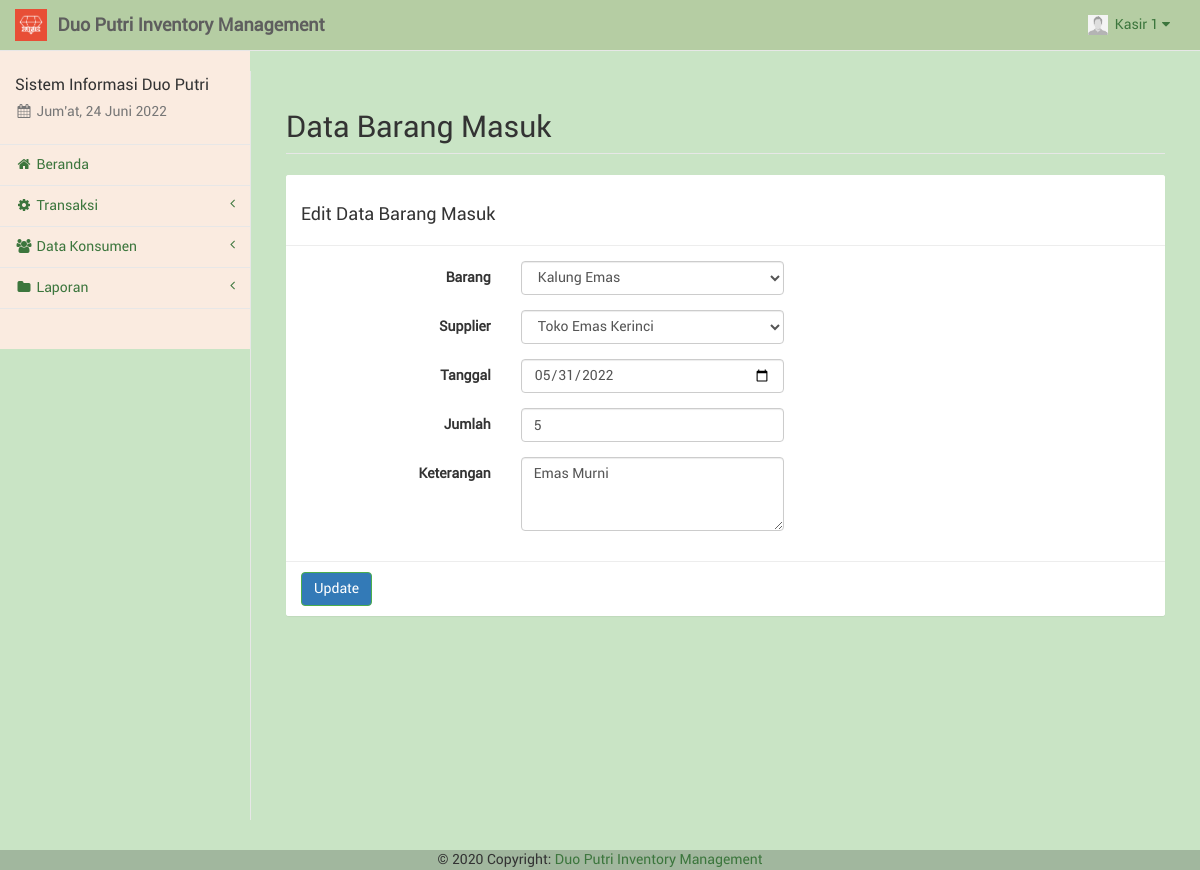
The app's page /kasir/trxbarang_edit.php?trx=21453624062022 (signed in) with its own data.
### tables this page shows
CREATE TABLE `kasir` (
  `id_kasir` int(11) NOT NULL,
  `nama_kasir` varchar(50) NOT NULL,
  `telp_kasir` varchar(20) NOT NULL,
  `user_kasir` varchar(50) NOT NULL,
  `pass_kasir` varchar(100) NOT NULL,
  `foto_kasir` text NOT NULL,
  `id_adm` int(11) NOT NULL
);

CREATE TABLE `trxbarang` (
  `id_trxbrg` varchar(20) NOT NULL,
  `tgl_trxbrg` date NOT NULL,
  `id_brg` int(11) NOT NULL,
  `id_spl` int(11) NOT NULL,
  `jml_brg` int(11) NOT NULL,
  `ket_trxbrg` text NOT NULL
);

### kasir/sess_check.php (called while the page is built, shortened)
<?php
	$chk_sess = $_SESSION['kasir'];
	include("dist/config/koneksi.php");
	$sql_sess = "SELECT * FROM kasir WHERE id_kasir='". $chk_sess ."'";
	$ress_sess = mysqli_query($conn, $sql_sess);
	$row_sess = mysqli_fetch_array($ress_sess);
	$sess_kasirname = $row_sess['nama_kasir'];
	$sess_kasirfoto = $row_sess['foto_kasir'];
?>

### kasir/trxbarang_edit.php (the view, shortened to what this page needs)
<?php
include("sess_check.php");
if (isset($_GET['trx'])) {
	$sql = "SELECT trxbarang.*, barangjasa.*, supplier.* FROM trxbarang, barangjasa, supplier
				WHERE trxbarang.id_brg=barangjasa.id_brg AND trxbarang.id_spl=supplier.id_spl AND trxbarang.id_trxbrg='" . $_GET['trx'] . "'";
	$ress = mysqli_query($conn, $sql);
	$data = mysqli_fetch_array($ress);
}
$pagedesc = "Barang Masuk";
$menuparent = "barang";
include("layout_top.php");
?>
<div id="page-wrapper" style="background-color: #C9E4C5;">
	<div class="container-fluid">
		<div class="row">
			<div class="col-lg-12">
				<h1 class="page-header">Data Barang Masuk</h1>
			</div>
		</div>
		<div class="row">
			<div class="col-lg-12"><?php include("layout_alert.php"); ?></div>
		</div>
		<div class="row">
			<div class="col-lg-12">
				<form class="form-horizontal" action="trxbarang_update.php" method="POST" enctype="multipart/form-data">
					<div class="panel panel-default">
						<div class="panel-heading">
							<h3>Edit Data Barang Masuk</h3>
						</div>
						<div class="panel-body">
							<div class="form-group">
								<label class="control-label col-sm-3">Barang</label>
								<div class="col-sm-4">
									<select class="form-control" name="brg" required>
										<?php
										$mySql = "SELECT * FROM barangjasa WHERE jenis='barang' ORDER BY nama ASC";
										$myQry = mysqli_query($conn, $mySql);
										$dataBrg = $result['id_brg'];
										while ($Brg = mysqli_fetch_array($myQry)) {
											if ($Brg['id_brg'] == $dataBrg) {
												$cek = " selected";
											} else {
												$cek = "";
											}
											echo "<option value='$Brg[id_brg]' $cek>" . $Brg[nama] . "</option>";
										}
										?>
									</select>
								</div>
							</div>
							<div class="form-group">
								<label class="control-label col-sm-3">Supplier</label>
								<div class="col-sm-4">
									<select class="form-control" name="spl" required>
										<?php
										$mySpl = "SELECT * FROM supplier ORDER BY nama_spl ASC";
										$myQrys = mysqli_query($conn, $mySpl);
										$dataSpl = $res['id_spl'];
										while ($Spl = mysqli_fetch_array($myQrys)) {
											if ($Spl['id_spl'] == $dataSpl) {
												$cek = " selected";
											} else {
												$cek = "";
											}
											echo "<option value='$Spl[id_spl]' $cek>" . $Spl[nama_spl] . "</option>";
										}
										?>
									</select>
								</div>
							</div>
							<div class="form-group">
								<label class="control-label col-sm-3">Tanggal</label>
								<div class="col-sm-4">
									<input type="date" name="tgl" class="form-control" placeholder="Tanggal" value="<?php echo $data['tgl_trxbrg']; ?>" required>
								</div>
							</div>
							<div class="form-group">
								<label class="control-label col-sm-3">Jumlah</label>
								<div class="col-sm-4">
									<input type="number" name="jml" min="0" class="form-control" placeholder="Jumlah" value="<?php echo $data['jml_brg'] ?>" required>
								</div>
							</div>
							<div class="form-group">
								<label class="control-label col-sm-3">Keterangan</label>
								<div class="col-sm-4">
									<textarea name="keterangan" class="form-control" placeholder="Keterangan" rows="3" required><?php echo $data['ket_trxbrg']; ?></textarea>
								</div>
							</div>
						</div>
						<div class="panel-footer">
							<button type="submit" name="perbarui" class="btn btn-success">Update</button>
						</div>
					</div>
				</form>
			</div>
		</div>
	</div>
</div>
<?php
include("layout_bottom.php");
?>

### kasir/layout_top.php (shortened to what this page needs)
<?php
$haries = array("Sunday" => "Minggu", "Monday" => "Senin", "Tuesday" => "Selasa", "Wednesday" => "Rabu", "Thursday" => "Kamis", "Friday" => "Jum'at", "Saturday" => "Sabtu");
$bulans = array("", "Januari", "Februari", "Maret", "April", "Mei", "Juni", "Juli", "Agustus", "September", "Oktober", "November", "Desember");
$hari_ini = $haries[date("l")];
$bulan_ini = $bulans[date("n")];
$tanggal = date("d");
$tahun = date("Y");
?>
<!DOCTYPE html>
<html lang="en">
<head>
	<link href="libs/bootstrap/dist/css/bootstrap.min.css" rel="stylesheet">
	<link href="libs/metisMenu/dist/metisMenu.min.css" rel="stylesheet">
	<link href="libs/datatables-plugins/integration/bootstrap/3/dataTables.bootstrap.css" rel="stylesheet">
	<link href="libs/datatables-responsive/css/dataTables.responsive.css" rel="stylesheet">
	<link href="dist/css/sb-admin-2.css" rel="stylesheet">
	<link href="dist/css/offline-font.css" rel="stylesheet">
	<link href="dist/css/custom.css" rel="stylesheet">
	<link href="libs/font-awesome/css/font-awesome.min.css" rel="stylesheet" type="text/css">
</head>
<body style="background-color: #C9E4C5 ;">
	<div id="wrapper" style="background-color: #C9E4C5;">
		<nav class="navbar navbar-default navbar-static-top" style="background-color: #B5CDA3 ;" role="navigation" style="margin-bottom: 0">
			<div class="navbar-header">
				<a class="navbar-brand hidden-xs" href="index.php">
					<img src="foto/logo.png" alt="brand" width="32" class="float-left image-brand">
					<div class="float-right">&nbsp;<strong>Duo Putri Inventory Management</strong></div>
				</a>
			</div>
			<ul class="nav navbar-top-links navbar-right">
				<li class="dropdown dropdown-right">
					<a class="dropdown-toggle" data-toggle="dropdown" href="#">
						<img src="../foto/<?php echo $sess_kasirfoto; ?>" width="20px" height="20px" padding="0px">&nbsp;&nbsp;<?php echo ucfirst($sess_kasirname); ?>&nbsp;<i class="fa fa-caret-down"></i>
					</a>
				</li>
			</ul>
			<div class="navbar-default sidebar" role="navigation" style="background-color: #FAEBE0;">
				<div class="sidebar-nav navbar-collapse">
					<ul class="nav" id="side-menu">
						<li class="sidebar-search">
							<h4>Sistem Informasi Duo Putri</h4>
							<h5 class="text-muted"><i class="fa fa-calendar fa-fw"></i>&nbsp;<?php echo $hari_ini . ", " . $tanggal . " " . $bulan_ini . " " . $tahun ?></h5>
						</li>
						<?php
						if ($pagedesc == "Beranda") {
							echo '<li><a href="index.php" class="active"><i class="fa fa-home fa-fw"></i>&nbsp;Beranda</a></li>';
						} else {
							echo '<li><a href="index.php"><i class="fa fa-home fa-fw"></i>&nbsp;Beranda</a></li>';
						}
						if (isset($menuparent) && $menuparent == "transaksi") {
							echo '<li class="active">';
						} else {
							echo '<li>';
						}
						?>
						<a href="#"><i class="fa fa-gear fa-fw"></i>&nbsp;Transaksi<span class="fa arrow"></span></a>
						</li>
						<?php
						if (isset($menuparent) && $menuparent == "konsumen") {
							echo '<li class="active">';
						} else {
							echo '<li>';
						}
						?>
						<a href="#"><i class="fa fa-group fa-fw"></i>&nbsp;Data Konsumen<span class="fa arrow"></span></a>
						<?php
						if (isset($menuparent) && $menuparent == "laporan") {
							echo '<li class="active">';
						} else {
							echo '<li>';
						}
						?>
						<a href="#"><i class="fa fa-folder fa-fw"></i>&nbsp;Laporan<span class="fa arrow"></span></a>
						</li>
					</ul>
				</div>
			</div>
		</nav>

### records on screen
kasir: foto_kasir (picture), nama_kasir "Kasir 1"
trxbarang: tgl "05/31/2022", jml "5", keterangan "Emas Murni"

### other values on screen
form field brg "Kalung Emas"
form field spl "Toko Emas Kerinci"
